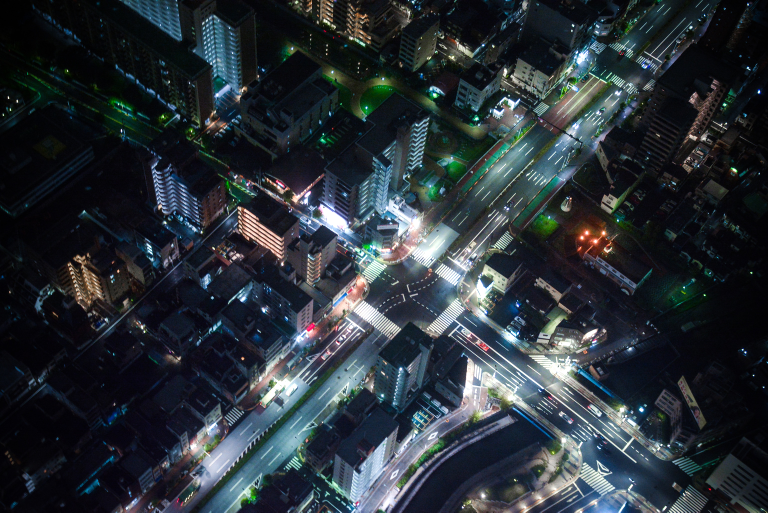
#> input picture experiments/GlowLab/captures/glow-suite-family-city-clip-refinement-rd1/refined-chromatic-fringe-restrained-chromatic_glow-cpu.png, 1536 x 1025 px (shown at 1/2 size)
$ python flash_preview_strength_sweep.py --input captures/glow-suite-family-city-clip-refinement-rd1/refined-chromatic-fringe-restrained-chromatic_glow-cpu.png
#> lines starting #> are read from the running program, lines starting #| are printed output that depends on the picture
### experiments/GlowLab/flash_fill_lab.py
"""Deterministic image-space R&D for a light flash that sweeps across a frame."""

from __future__ import annotations

import argparse
import json
from pathlib import Path
import re
import time

import cv2
import numpy as np

from glow_lab import add_label, linear_to_srgb, make_fixture, srgb_to_linear, to_u8


DEFAULT_SETTINGS: dict[str, object] = {
    "time": 0.5,
    "duration_seconds": 1.0,
    "fps": 24.0,
    "strength": 5.0,
    "softness": 0.19,
    "direction_degrees": 168.0,
    "mode": "directional",
    "source_position": [0.08, 0.5],
    "radial_falloff": 3.0,
    "attack_duration": 0.78,
    "peak_time": 0.78,
    "decay_rate": 18.0,
    "scatter_strength": 1.4,
    "scatter_front_coupling": 0.0,
    "veil_gain": 0.025,
    "highlight_threshold": 0.28,
    "highlight_range": 0.52,
    "global_fill": 0.06,
    "front_duration": 0.72,
    "temperature": [1.0, 0.94, 0.82],
    "frame_count": 25,
}
SCATTER_SWEEP_SETTINGS = {
    "time": 0.12,
    "exposure_strength": 2.0,
    "global_fill": 0.0,
    "gains": [0.0, 2.0, 8.0, 20.0],
}


# [91 lines left out: functions load_settings, write_json, timing_in_seconds, load_image, save_image, load_gsf_fit, not called in this run]


def scatter_psf(source_highlights: np.ndarray, width: int, height: int,
                gsf_fit: tuple[tuple[float, float], ...] | None) -> np.ndarray:
    """Spread highlight energy with a measured or broad analytic GSF proxy."""
    if gsf_fit:
        result = np.zeros_like(source_highlights)
        for weight, sigma in gsf_fit:
            result += cv2.GaussianBlur(
                source_highlights, (0, 0), sigmaX=sigma, sigmaY=sigma,
                borderType=cv2.BORDER_REPLICATE) * weight
        return result
    bloom_core = cv2.GaussianBlur(
        source_highlights, (0, 0), sigmaX=max(0.8, width * 0.003),
        sigmaY=max(0.8, height * 0.003), borderType=cv2.BORDER_REPLICATE)
    bloom_near = cv2.GaussianBlur(
        source_highlights, (0, 0), sigmaX=max(1.0, width * 0.014),
        sigmaY=max(1.0, height * 0.014), borderType=cv2.BORDER_REPLICATE)
    bloom_wide = cv2.GaussianBlur(
        source_highlights, (0, 0), sigmaX=max(2.0, width * 0.06),
        sigmaY=max(2.0, height * 0.06), borderType=cv2.BORDER_REPLICATE)
    return bloom_core * 0.48 + bloom_near * 0.34 + bloom_wide * 0.18


def flash_fill(rgba: np.ndarray, progress: float, direction: tuple[float, float] = (-1.0, 0.22),
               softness: float = 0.19, strength: float = 5.0,
               temperature: tuple[float, float, float] = (1.0, 0.94, 0.82),
               attack_duration: float = 0.78,
               peak_time: float = 0.78, decay_rate: float = 18.0,
               mode: str = "directional", source_position: tuple[float, float] = (0.08, 0.5),
               radial_falloff: float = 3.0,
               scatter_strength: float = 1.4,
               highlight_threshold: float = 0.28, highlight_range: float = 0.52,
               gsf_fit: tuple[tuple[float, float], ...] | None = None,
               global_fill: float = 0.06, front_duration: float = 0.72,
               depth_map: np.ndarray | None = None, depth_strength: float = 0.0,
               depth_near_is_bright: bool = True,
               depth_front_strength: float = 0.0,
               highlight_rolloff: float = 0.0,
               scatter_front_coupling: float = 0.0,
               veil_gain: float = 0.025,
               return_components: bool = False) -> np.ndarray | dict[str, np.ndarray]:
    """Sweep an exposure wave across the image, blooming bright regions in linear light."""
    h, w = rgba.shape[:2]
    dx, dy = direction
    length = max(float(np.hypot(dx, dy)), 1.0e-6)
    dx, dy = dx / length, dy / length
    y, x = np.mgrid[0:h, 0:w].astype(np.float32)
    nx = x / max(w - 1, 1) - 0.5
    ny = y / max(h - 1, 1) - 0.5
    time = float(np.clip(progress, 0.0, 1.0))
    spatial_time = min(1.0, time / max(float(front_duration), 1.0e-3))
    if mode == "directional":
        distance = nx * dx + ny * dy
        extent = 0.5 * (abs(dx) + abs(dy))
        front = (spatial_time * 2.0 - 1.0) * extent
    elif mode == "radial":
        sx = float(np.clip(source_position[0], 0.0, 1.0)) * max(w - 1, 1)
        sy = float(np.clip(source_position[1], 0.0, 1.0)) * max(h - 1, 1)
        scale = float(max(w, h))
        distance = np.hypot(x - sx, y - sy) / scale
        extent = float(max(np.hypot(cx - sx, cy - sy)
                           for cx in (0.0, float(w - 1))
                           for cy in (0.0, float(h - 1))) / scale)
        front = spatial_time * extent
    else:
        raise ValueError(f"Unsupported wave mode: {mode}")
    feather = max(float(softness), 1.0e-4)
    depth = None
    if depth_map is not None and (float(depth_strength) > 0.0 or
                                  float(depth_front_strength) > 0.0):
        if depth_map.shape != (h, w):
            raise ValueError(f"Depth map dimensions {depth_map.shape[::-1]} do not match image {(w, h)}")
        depth = np.clip(depth_map.astype(np.float32, copy=False), 0.0, 1.0)
        if depth_near_is_bright:
            depth = 1.0 - depth
    # A coherent, very-low-frequency distortion keeps the travelling boundary
    # from reading as a mathematically perfect wipe while remaining repeatable.
    noise = np.random.default_rng(271828).standard_normal((9, 13), dtype=np.float32)
    noise = cv2.resize(noise, (w, h), interpolation=cv2.INTER_CUBIC)
    noise = cv2.GaussianBlur(noise, (0, 0), sigmaX=max(2.0, w * 0.035),
                             sigmaY=max(2.0, h * 0.035))
    noise /= max(float(noise.std()), 1.0e-5)
    distance = distance + noise * feather * 0.16
    # A logistic front avoids the razor-like wipe produced by a smoothstep mask.
    if depth is not None and float(depth_front_strength) > 0.0 and mode == "radial":
        # Larger normalized depth means farther, so the traveling front reaches
        # farther regions later. Mean-centering preserves baseline timing;
        # positive distance delays those regions until the front travels farther.
        depth_front = depth - float(depth.mean())
        distance = distance + depth_front * float(depth_front_strength)
    spatial_wave = 1.0 / (1.0 + np.exp(np.clip((distance - front) * (8.0 / feather), -40.0, 40.0)))
    # Model a fast flash attack, short peak, and exponential exposure decay.
    peak = float(np.clip(peak_time, 0.0, 1.0))
    attack_span = max(1.0e-3, min(max(float(attack_duration), 1.0e-3), max(peak, 1.0e-3)))
    # Keep exposure rising to the peak; the spatial front already supplies
    # feathering, while a smoothstep here would flatten the temporal shoulder.
    attack = np.clip(time / attack_span, 0.0, 1.0)
    decay = np.exp(-np.maximum(time - peak, 0.0) *
                   max(0.0, decay_rate))
    pulse = attack * decay
    global_fill = float(np.clip(global_fill, 0.0, 1.0))
    wave = pulse * (spatial_wave * (1.0 - global_fill) + global_fill)
    if mode == "radial":
        # Approximate inverse-square illumination in normalized image space.
        # This art-direction control does not reconstruct scene depth.
        sx = float(np.clip(source_position[0], 0.0, 1.0))
        sy = float(np.clip(source_position[1], 0.0, 1.0))
        radius = np.hypot(x / max(w - 1, 1) - sx, y / max(h - 1, 1) - sy)
        max_radius = max(np.hypot(cx - sx, cy - sy)
                         for cx in (0.0, 1.0) for cy in (0.0, 1.0))
        normalized_radius_sq = (radius / max(max_radius, 1.0e-6)) ** 2
        attenuation = 1.0 / (1.0 + max(0.0, float(radial_falloff)) * normalized_radius_sq)
        if depth_map is not None and float(depth_strength) > 0.0:
            depth_exposure = depth - float(depth.mean())
            depth_gain = np.exp(np.clip(depth_exposure * float(depth_strength), -4.0, 4.0))
            attenuation *= depth_gain
        wave *= attenuation
    # Scattered light leaks ahead of the direct exposure front at lower intensity.
    near_haze = cv2.GaussianBlur(wave, (0, 0), sigmaX=max(2.0, w * 0.055),
                                 sigmaY=max(2.0, h * 0.055),
                                 borderType=cv2.BORDER_REPLICATE)

    source = srgb_to_linear(np.maximum(rgba[..., :3], 0.0))
    tint = np.asarray(temperature, dtype=np.float32)[None, None, :]
    exposure = np.exp2((wave * 0.88 + near_haze * 0.12)[..., None] * (strength / 2.0))
    tint_mix = 1.0 + (tint - 1.0) * np.clip(wave, 0.0, 1.0)[..., None]
    exposed = source * exposure * tint_mix
    # Approximate optical stray-light spread from actual scene highlights.
    # A small Gaussian mixture is a controllable stand-in for a measured lens GSF.
    source_luminance = (source[..., 0] * 0.2126 + source[..., 1] * 0.7152 +
                        source[..., 2] * 0.0722)
    highlight = np.clip((source_luminance - float(highlight_threshold)) /
                        max(float(highlight_range), 1.0e-4), 0.0, 1.0)
    highlight = highlight * highlight * (3.0 - 2.0 * highlight)
    hot_source = source * highlight[..., None]
    bloom = scatter_psf(hot_source, w, h, gsf_fit)
    # Global mode keeps the legacy pulse-wide bloom. Coupled mode gates each
    # highlight source by local flash energy before the PSF, allowing its light
    # to spill softly beyond the traveling front instead of clipping the bloom.
    scatter_front_coupling = float(np.clip(scatter_front_coupling, 0.0, 1.0))
    scatter_linear = bloom * (pulse * (1.0 - scatter_front_coupling))[..., None]
    if scatter_front_coupling > 0.0:
        lit_highlights = hot_source * wave[..., None]
        front_scatter = scatter_psf(lit_highlights, w, h, gsf_fit)
        scatter_linear += front_scatter * scatter_front_coupling
    veil_scale = max(0.0, float(strength)) * max(0.0, float(veil_gain))
    veil = ((wave * 0.72 + near_haze * 0.28)[..., None] * veil_scale *
            np.asarray((2.4, 2.32, 2.2), np.float32))
    result_linear = np.maximum(exposed + scatter_linear * max(0.0, scatter_strength) + veil, 0.0)
    rolloff = float(np.clip(highlight_rolloff, 0.0, 1.0))
    if rolloff > 0.0:
        luma = (result_linear[..., 0] * 0.2126 + result_linear[..., 1] * 0.7152 +
                result_linear[..., 2] * 0.0722)
        knee = 0.62
        shoulder_width = 1.0 - knee
        excess = np.maximum(luma - knee, 0.0)
        shoulder_luma = knee + shoulder_width * (
            1.0 - np.exp(-excess / (shoulder_width * (0.25 + rolloff * 0.75))))
        compressed_luma = np.where(luma > knee, shoulder_luma, luma)
        flash_mix = rolloff * np.clip(wave + near_haze, 0.0, 1.0)
        mapped_luma = luma + (compressed_luma - luma) * flash_mix
        scale = np.divide(mapped_luma, np.maximum(luma, 1.0e-6),
                          out=np.ones_like(luma), where=luma > 1.0e-6)
        result_linear *= scale[..., None]
    result = linear_to_srgb(result_linear)
    result_rgba = np.dstack((np.clip(result, 0.0, 1.0), rgba[..., 3]))
    if not return_components:
        return result_rgba

    # Expose additive pre-rolloff layers for look diagnosis. Their sum is the
    # linear result before the nonlinear highlight shoulder is applied.
    layers: dict[str, np.ndarray] = {"result": result_rgba}
    for name, rgb_linear in (
            ("exposure", exposed),
            ("scatter", source + scatter_linear * max(0.0, float(scatter_strength))),
            ("veil", source + veil)):
        srgb = linear_to_srgb(np.maximum(rgb_linear, 0.0))
        layers[name] = np.dstack((np.clip(srgb, 0.0, 1.0), rgba[..., 3]))
    combined_pre_rolloff = (source + (exposed - source) +
                            scatter_linear * max(0.0, float(scatter_strength)) + veil)
    combined_srgb = linear_to_srgb(np.maximum(combined_pre_rolloff, 0.0))
    layers["combined_pre_rolloff"] = np.dstack(
        (np.clip(combined_srgb, 0.0, 1.0), rgba[..., 3]))
    return layers


# [478 lines left out: functions run, run_radial_sweep, run_temporal_samples, interactive, not called in this run]


# [158 lines that do not run on import are left out]

### experiments/GlowLab/glow_lab.py
"""Deterministic still-image R&D harness for glow looks.

This deliberately lives outside the application build. It produces PNG captures
and checks image-space invariants so candidate looks can be compared before
being ported into ArtifactCore and Artifact.
"""

from __future__ import annotations

import argparse
from pathlib import Path

import cv2
import numpy as np


# [22 lines left out: function make_fixture, not called in this run]


def srgb_to_linear(value: np.ndarray) -> np.ndarray:
    return np.where(value <= 0.04045, value / 12.92, ((value + 0.055) / 1.055) ** 2.4)


def linear_to_srgb(value: np.ndarray) -> np.ndarray:
    value = np.maximum(value, 0.0)
    return np.where(value <= 0.0031308, value * 12.92, 1.055 * np.power(value, 1.0 / 2.4) - 0.055)


# [37 lines left out: functions current_look, soft_knee_glow, not called in this run]


def to_u8(rgba: np.ndarray) -> np.ndarray:
    return np.round(np.clip(rgba, 0.0, 1.0) * 255.0).astype(np.uint8)


# [34 lines left out: functions add_label, run, not called in this run]


# [5 lines that do not run on import are left out]

### experiments/GlowLab/flash_preview_strength_sweep.py
"""Measure fixed flash-strength candidates across a video clip."""

from __future__ import annotations

import argparse
import json
from pathlib import Path

import cv2
import numpy as np

from flash_fill_lab import flash_fill
from flash_preset import DEFAULTS
from glow_lab import srgb_to_linear, to_u8


def linear_luma(rgb: np.ndarray) -> np.ndarray:
    linear = srgb_to_linear(np.maximum(rgb, 0.0))
    return linear[..., 0] * 0.2126 + linear[..., 1] * 0.7152 + linear[..., 2] * 0.0722


def main() -> None:
    parser = argparse.ArgumentParser(description=__doc__)
    parser.add_argument("--input", type=Path, required=True)
    parser.add_argument("--output", type=Path,
                        default=Path(__file__).resolve().parent / "captures" / "preview-strength-sweep")
    parser.add_argument("--start-seconds", type=float, default=0.0)
    parser.add_argument("--end-seconds", type=float, default=4.0)
    parser.add_argument("--strengths", nargs="+", type=float, default=(0.4, 0.8, 1.2, 2.3))
    parser.add_argument("--max-dimension", type=int, default=640)
    args = parser.parse_args()
    if not args.input.exists():
        parser.error(f"input video does not exist: {args.input}")
    if args.start_seconds < 0.0 or args.end_seconds <= args.start_seconds:
        parser.error("video range must be nonnegative and end after start")
    if args.max_dimension < 64:
        parser.error("max-dimension must be at least 64")
    strengths = sorted(set(max(0.0, float(value)) for value in args.strengths))
    if not strengths:
        parser.error("at least one strength is required")
    args.output.mkdir(parents=True, exist_ok=True)

    capture = cv2.VideoCapture(str(args.input))
    if not capture.isOpened():
        raise OSError(f"Could not open video: {args.input}")
    fps = float(capture.get(cv2.CAP_PROP_FPS)) or 24.0
    declared_count = int(capture.get(cv2.CAP_PROP_FRAME_COUNT))
    start_frame = max(0, int(round(args.start_seconds * fps)))
    end_frame = min(declared_count - 1, int(round(args.end_seconds * fps)))
    frame_count = end_frame - start_frame + 1
    if frame_count < 1:
        capture.release()
        parser.error("selected range contains no frames")
    width0 = int(capture.get(cv2.CAP_PROP_FRAME_WIDTH))
    height0 = int(capture.get(cv2.CAP_PROP_FRAME_HEIGHT))
    scale = min(1.0, args.max_dimension / max(width0, height0))
    width, height = max(1, round(width0 * scale)), max(1, round(height0 * scale))
    sample_indices = sorted(set(round(v * (frame_count - 1) / 4) for v in range(5)))
    per_strength: dict[float, dict[str, list[float]]] = {
        strength: {"clip": [], "luma_delta": []} for strength in strengths
    }
    source_thumbnails: dict[int, np.ndarray] = {}
    result_thumbnails: dict[float, dict[int, np.ndarray]] = {
        strength: {} for strength in strengths
    }
    duration = max((frame_count - 1) / fps, 1.0 / fps)
    capture.set(cv2.CAP_PROP_POS_FRAMES, start_frame)
    try:
        for index in range(frame_count):
            ok, bgr = capture.read()
            if not ok:
                frame_count = index
                break
            if bgr.shape[1] != width or bgr.shape[0] != height:
                bgr = cv2.resize(bgr, (width, height), interpolation=cv2.INTER_AREA)
            rgb = cv2.cvtColor(bgr, cv2.COLOR_BGR2RGB).astype(np.float32) / 255.0
            source = np.dstack((rgb, np.ones((height, width), np.float32)))
            source_luma = linear_luma(rgb)
            progress = index / max(frame_count - 1, 1)
            for strength in strengths:
                result = flash_fill(
                    source, progress, mode=DEFAULTS["mode"],
                    source_position=tuple(DEFAULTS["source_position"]), strength=strength,
                    softness=DEFAULTS["softness"], temperature=tuple(DEFAULTS["temperature"]),
                    attack_duration=DEFAULTS["attack_duration"],
                    peak_time=DEFAULTS["peak_time"],
                    decay_rate=DEFAULTS["decay_rate_per_second"] * duration,
                    scatter_strength=DEFAULTS["scatter"],
                    highlight_threshold=DEFAULTS["highlight_threshold"],
                    highlight_range=DEFAULTS["highlight_range"],
                    global_fill=DEFAULTS["global_fill"],
                    front_duration=DEFAULTS["front_duration"],
                    radial_falloff=DEFAULTS["radial_falloff"],
                    highlight_rolloff=DEFAULTS["highlight_rolloff"])
                per_strength[strength]["clip"].append(float(np.mean(
                    (result[..., :3] >= 1.0) & (rgb < 1.0))))
                per_strength[strength]["luma_delta"].append(float(
                    (linear_luma(result[..., :3]) - source_luma).mean()))
                if index in sample_indices:
                    thumb = cv2.resize(cv2.cvtColor(to_u8(result), cv2.COLOR_RGBA2BGR),
                                       (240, max(1, round(height * 240 / width))),
                                       interpolation=cv2.INTER_AREA)
                    result_thumbnails[strength][index] = thumb
            if index in sample_indices:
                source_thumbnails[index] = cv2.resize(
                    cv2.cvtColor(to_u8(source), cv2.COLOR_RGBA2BGR),
                    (240, max(1, round(height * 240 / width))), interpolation=cv2.INTER_AREA)
#> this loop made 1 pass
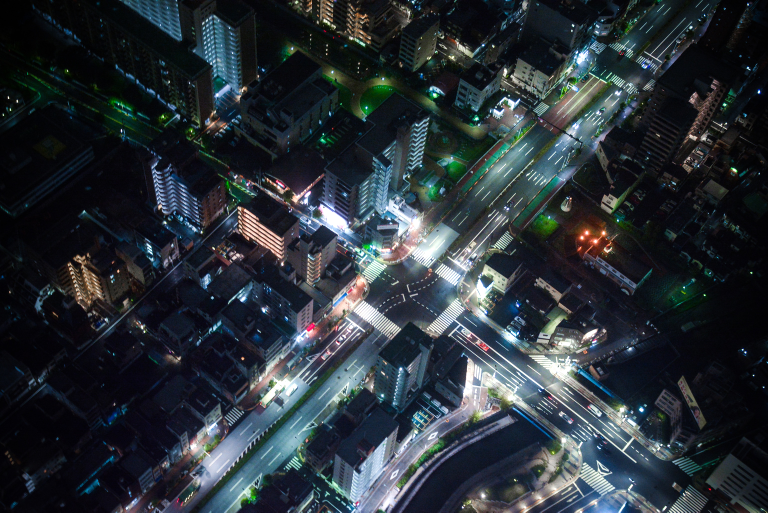
#> input picture experiments/GlowLab/captures/glow-suite-family-city-clip-refinement-rd1/refined-chromatic-fringe-restrained-chromatic_glow-cpu.png, 1536 x 1025 px (shown at 1/2 size)
#> pass 1, in main, `bgr = cv2.resize(bgr, (width, height), interpolation=cv2.INTER_AREA)`:
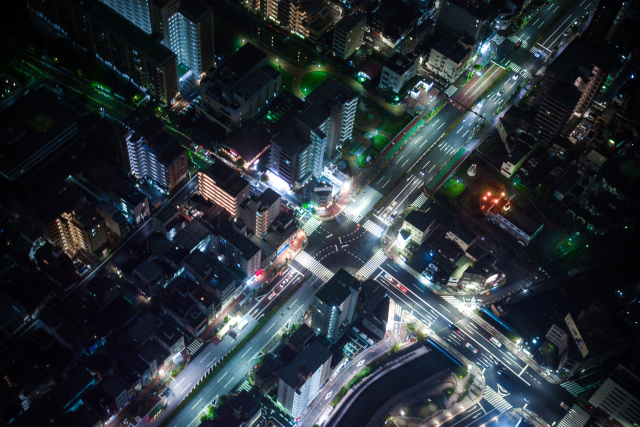
#> bgr: shape (427, 640, 3); mean B, G, R 56, 49.9, 42.2
#> pass 1, in main, `rgb = cv2.cvtColor(bgr, cv2.COLOR_BGR2RGB).astype(np.float32) / 255.0`:
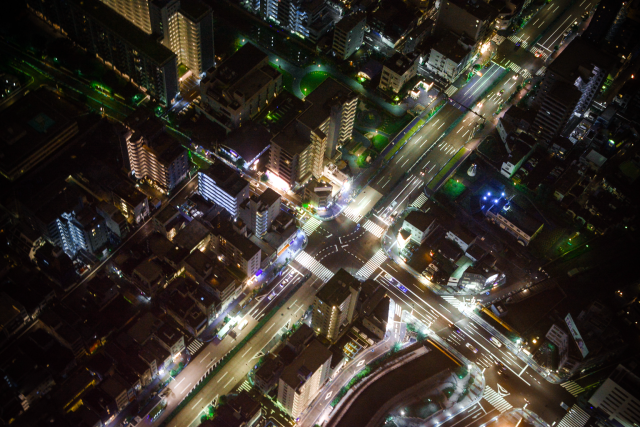
#> rgb: shape (427, 640, 3) float32; mean B, G, R 0.165, 0.196, 0.219
#> pass 1, in linear_luma, `linear = srgb_to_linear(np.maximum(rgb, 0.0))`:
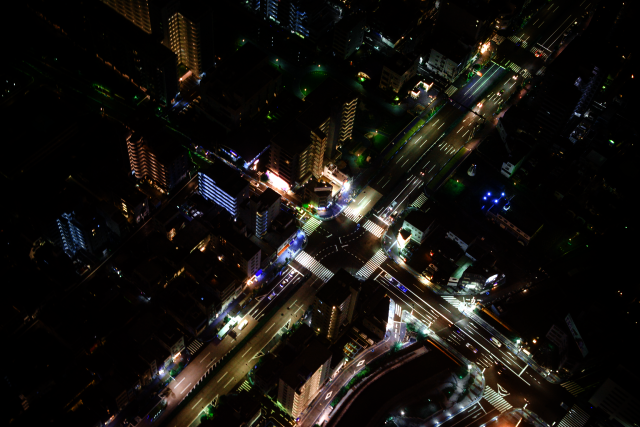
#> linear: shape (427, 640, 3) float32; mean B, G, R 0.0629, 0.0765, 0.0872
#> after the loop, result_thumbnails = 4 items; source_thumbnails = 1 item
    finally:
        capture.release()

    summaries = []
    rows = []
    for label, strength, thumbnails in [("SOURCE", None, source_thumbnails)] + [
            (f"STRENGTH {value:g}", value, result_thumbnails[value]) for value in strengths]:
        cells = []
        for index in sample_indices:
            thumb = thumbnails.get(index)
            if thumb is None:
                thumb = np.zeros((max(1, round(height * 240 / width)), 240, 3), np.uint8)
            cells.append(thumb)
        header = np.full((30, 240 * len(cells), 3), (22, 27, 37), np.uint8)
        cv2.putText(header, label, (8, 21), cv2.FONT_HERSHEY_SIMPLEX, 0.48,
                    (245, 245, 245), 1, cv2.LINE_AA)
        rows.append(np.vstack((header, np.hstack(cells))))
#> this loop made 5 passes
#> (label, strength) on passes 1 to 5: ('SOURCE', None), ('STRENGTH 0.4', 0.4), ('STRENGTH 0.8', 0.8), ('STRENGTH 1.2', 1.2), ('STRENGTH 2.3', 2.3)
#> pass 1, in main, `header = np.full((30, 240 * len(cells), 3), (22, 27, 37), np.uint8)`:
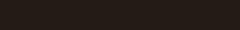
#> header: shape (30, 240, 3); mean of channels 0, 1, 2 22, 27, 37; drawn as B, G, R
#> after the loop:
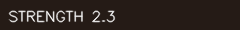
#> header: shape (30, 240, 3); mean of channels 0, 1, 2 32.3, 37, 46.6; drawn as B, G, R
#> after the loop, rows = 5 items
#> (the rest of the program and of its run is left out)
